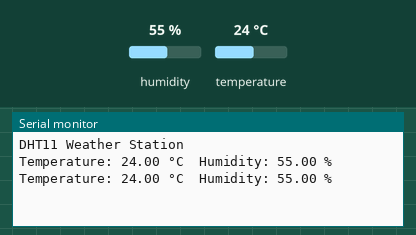
Recording of a sketch running on a simulated Arduino Uno, built with avr-gcc and run on an emulated ATmega328P. On the bench: the last lines printed to the serial monitor. The inputs (shaded band) are chosen by the test bench; at power-on: humidity 55 %, temperature 24 °C.

Above: at 4.8 s.
4.9 s: humidity set to 22 %
At 6.6 s:
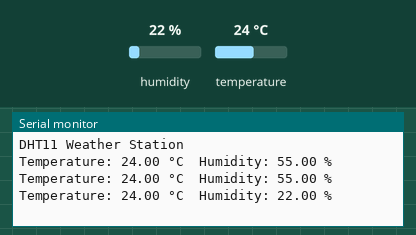
7.9 s: temperature set to 12 °C
At 9.0 s:
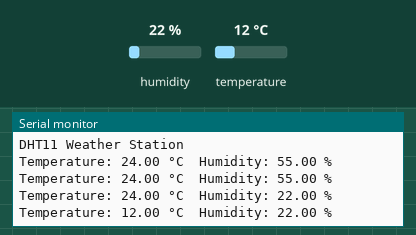
10.9 s: humidity set to 40 %
At 12.6 s:
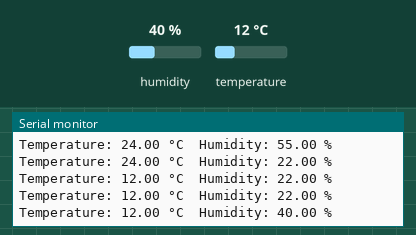
Timing chart, 0 to 14.1 s (numbered marks = the images above; inputs shaded):
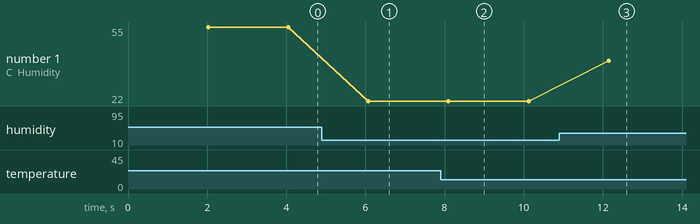

Measured:
- after the input at 4.9 s, the serial monitor: prints a new line after 1.2 s (image 1)
- after the input at 7.9 s, the serial monitor: prints a new line after 0.20 s (image 2)
- after the input at 10.9 s, the serial monitor: prints a new line after 1.2 s (image 3)
- plotted number 1: 55 → 22 after the input at 4.9 s, 22 → 40 after the input at 10.9 s

The sketch:

Weather_station_without_oled.ino
```cpp
#include <DHT.h>

#define DHTPIN 2  // Pin to which the DHT11 sensor is connected is pin 2
#define DHTTYPE DHT11  // DHT sensor type is dht11

DHT dht(DHTPIN, DHTTYPE);

void setup() {
  Serial.begin(9600);
  Serial.println("DHT11 Weather Station");
  dht.begin();
}

void loop() {
  delay(2000);  // Wait for 2 seconds between readings

  float temperature = dht.readTemperature();
  float humidity = dht.readHumidity();

  // Check if any reads failed and exit early (to try again).
  if (isnan(temperature) || isnan(humidity)) {
    Serial.println("Failed to read from DHT sensor!");
    return;
  }

  // Print the temperature and humidity values to the serial monitor.
  Serial.print("Temperature: ");
  Serial.print(temperature);
  Serial.print(" °C\t");
  Serial.print("Humidity: ");
  Serial.print(humidity);
  Serial.println(" %");
}
```
